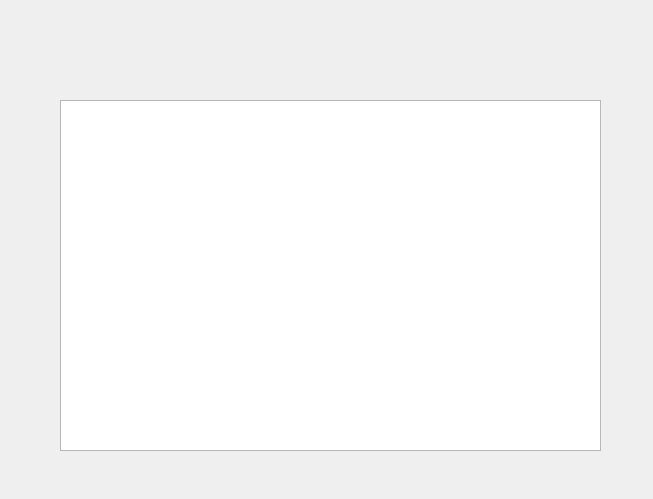
<?xml version="1.0" encoding="UTF-8"?>
<ui version="4.0">
 <class>Class</class>
 <widget class="QWidget" name="Class">
  <property name="geometry">
   <rect>
    <x>0</x>
    <y>0</y>
    <width>653</width>
    <height>499</height>
   </rect>
  </property>
  <property name="windowTitle">
   <string>Form</string>
  </property>
  <widget class="QTableView" name="tableView">
   <property name="geometry">
    <rect>
     <x>60</x>
     <y>100</y>
     <width>541</width>
     <height>351</height>
    </rect>
   </property>
  </widget>
 </widget>
 <resources/>
 <connections/>
</ui>
